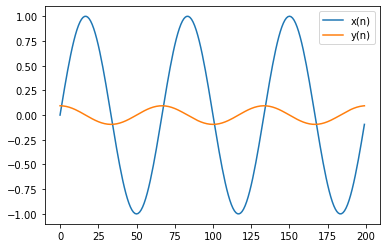

Recreate this plot in Python.
import numpy as np
import matplotlib.pyplot as plt
from math import *
n = np.linspace(0,199,200)
def sinfcn(x):
    y = np.zeros(200)
    for i in n:
        i = int(i)
        if i == 0:
            y[i] = -1.5*x[i] + 2*x[i+1] - 0.5*x[i+2]
        elif ((0 < i) and (i < 199)):
            y[i] = 0.5*x[i+1] - 0.5*x[i-1]
        elif i == 199:
            y[i] = 1.5*x[i] - 2*x[i-1] + 0.5*x[i-2]
    plt.plot(n,x,label = 'x(n)')
    plt.plot(n,y,label = 'y(n)')
    plt.legend()

## Initialize n & x = np.sin((3*pi*n)/100) in console, use x for machine problem test.
